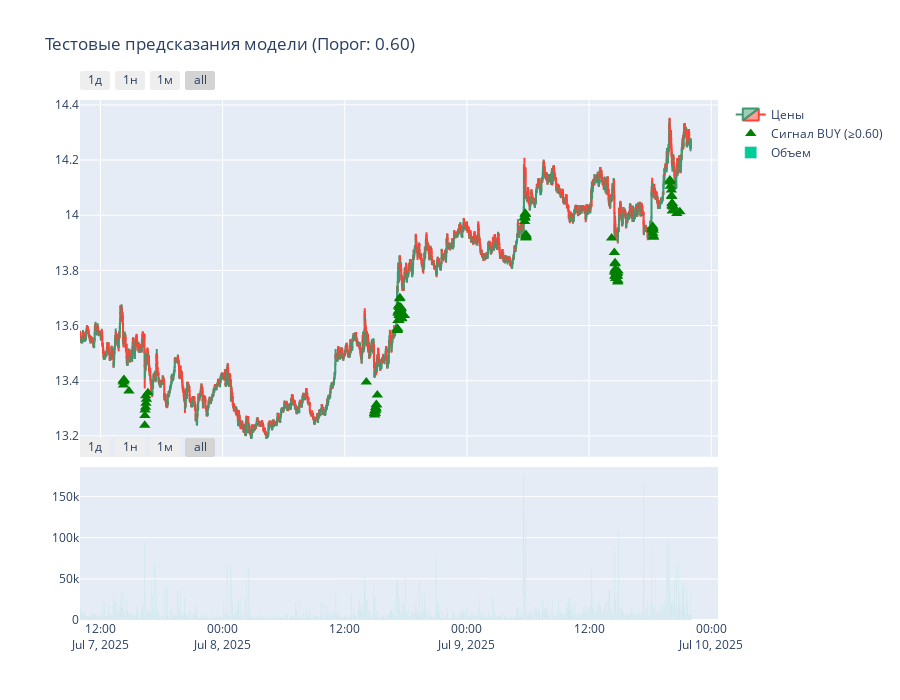

This figure's notebook cell:
### Code cell
# Создаем слайдер с начальным значением 0.7
threshold_slider = widgets.FloatSlider(
    value=0.6,  # начальное значение 0.7
    min=0.0,
    max=1.0,
    step=0.01,
    description='Порог:',
    continuous_update=False
)

# Используем interact вместо interactive
widgets.interact(update_plot, threshold=threshold_slider)
